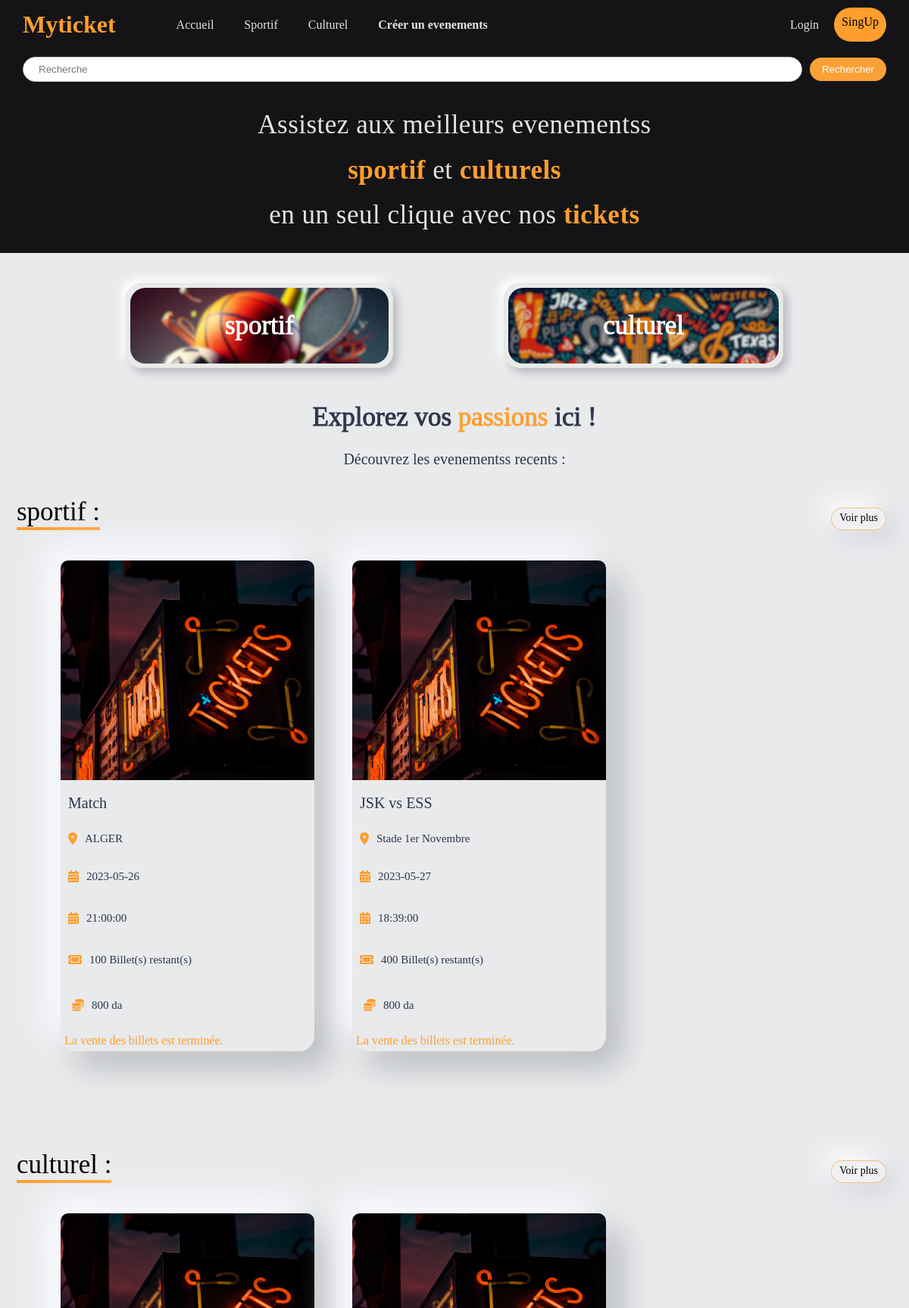
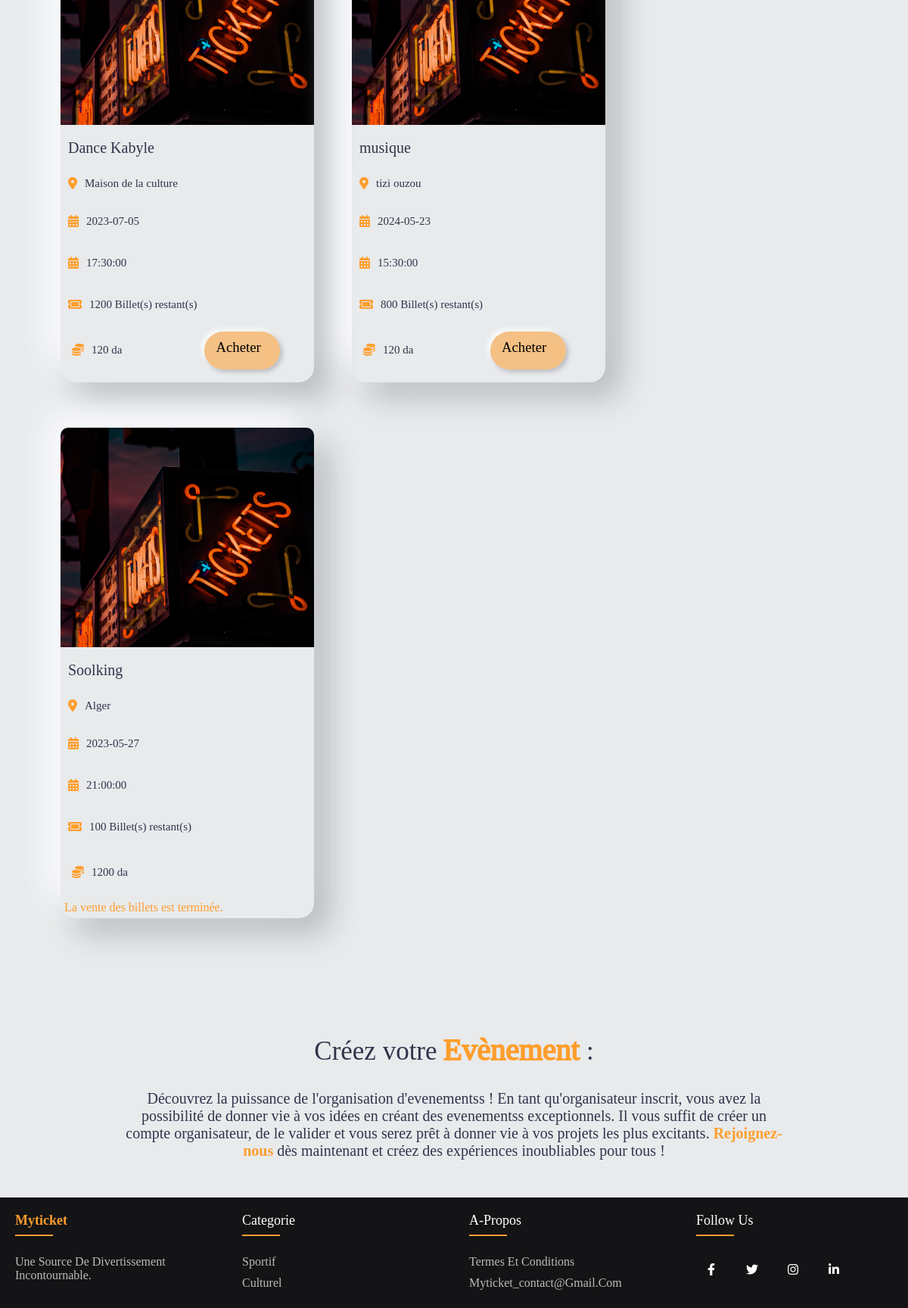
Screenshot of /PHP/index1.php with the database file from the repository (2 pictures, top to bottom).
### tables this page shows
CREATE TABLE `evenements` (
  `ID_Event` int(8) NOT NULL,
  `ID_Org` int(8) NOT NULL,
  `nom_event` varchar(255) NOT NULL,
  `lieu_event` varchar(255) NOT NULL,
  `date_event` date NOT NULL,
  `heure_event` time NOT NULL,
  `quantite` int(6) NOT NULL,
  `prix` decimal(4,0) NOT NULL,
  `image_event` varchar(255) NOT NULL,
  `type_event` varchar(10) NOT NULL
);

### PHP/index1.php (the view, shortened to what the rows shown need)
<!DOCTYPE html>
<html lang="fr">
<?php
$afficher = "";
?>
<head>
    <link rel="stylesheet" href="styleIndex.css">
    <link rel="stylesheet" href="styles/fontawesome.css">
</head>
<body>
    <div class="header">
        <div class="container">
            <div class="top">
                <div class="logo">
                    <h1><a href="index1.php" style="
    text-decoration: none;
    color: var(--logo-color);
">Myticket</a></h1>
                </div>
            </div>
            <div class="buttom">
                <h2>Assistez aux meilleurs
                    evenementss <br> <span>sportif</span> et
                    <span>culturels</span> <br> en un seul clique
                    avec nos <span>tickets</span>
                </h2>
            </div>
        </div>
    </div>
    <?php
    if ($afficher == "oui") {
    ?>
    <h2 class="titre"><?php echo count($tab) . " " . (count($tab) > 1 ? "résultats trouvés:" : "résultat trouvé:"); ?></h2>
        <div class="header">
            <div class="event">
                <?php
                $con = new mysqli('localhost', 'root', '', 'myticket');
                if ($con->connect_error) {
                    echo "<p>Erreur de connexion à la base de données: " . $con->connect_error . "</p>";
                } else {
                    foreach ($tab as $result1) {
                        $id_even = $result1["ID_Event"];
                        $query = "SELECT * FROM evenements WHERE ID_Event = $id_even ORDER BY ID_Event ";
                        $result = $con->query($query);
                        if ($result && $result->num_rows > 0) {
                            while ($row = $result->fetch_assoc()) {
                ?>
                                <div class="container">
                                    <div class="image">
                                        <img src="img/cover/<?php echo $row["image_event"]; ?>" alt="image">
                                    </div>
                                    <div class="buttom">
                                        <div class="info">
                                            <div class="nom">
                                                <h3><?php echo $row['nom_event']; ?></h3>
                                            </div>
                                            <div class="lieu">
                                                <i class="fa-solid fa-location-dot" style="color:#ff9e2d ;"></i>
                                                <p><?php echo $row['lieu_event']; ?></p>
                                            </div>
                                            <div class="date">
                                                <i class="fa-solid fa-calendar-days" style="color: #ff9e2d;"></i>
                                                <p><?php echo $row['date_event']; ?></p>
                                            </div>
                                            <div class="date">
                                                <i class="fa-solid fa-calendar-days" style="color: #ff9e2d;"></i>
                                                <p><?php echo $row['heure_event']; ?></p>
                                            </div>
                                            <div class="restant">
                                                <i class="fa-solid fa-ticket" style="color: #ff9e2d;"></i>
                                                <p><?php echo $row['quantite']; ?> Billet(s) restant(s)</p>
                                            </div>
                                            <div class="montant">
                                                <i class="fa-solid fa-coins" style="color: #ff9e2d;"></i>
                                                <p><?php echo $row['prix']; ?> da</p>
                                            </div>
                                            <div class="montant">
                                                <?php
                                                $dateDebutEvenement = $row['date_event'];
                                                $dateLimiteVente = strtotime($dateDebutEvenement) - (24 * 60 * 60);
                                                $dateActuelle = time();
                                                $quant = $row['quantite'];
                                                if ($dateActuelle >= $dateLimiteVente | $quant == 0) {
                                                    echo "La vente des billets est terminée.";
                                                } else {
                                                ?>
                                            </div>
                                        </div>
                                        <div class="ajouter">
                                            <div class="container-ajouter"><a href="commande.php"></a>
                                                <h3><a href="commande.php?ID_Event=<?php echo $row['ID_Event']; ?>&id_organisateur=<?php echo $row['ID_Org']; ?>&prix=<?php echo $row['prix']; ?>">Acheter</a></h3>
                                            <?php } ?>
                                            </div>
                                        </div>
                                    </div>
                                </div>
                <?php
                            }
                        } else {
                            echo "<p>Aucun evenements récent trouvé.</p><br>
                            <p><br></p><p><br></p><p><br></p><p><br></p><p><br></p><p><br></p><p><br></p>";
                        }
                    }
                    $con->close();
                }
                ?>
            </div>
        </div>
        </div>
        </div>
        <p></p>
        <p><br></p>
        <p><br></p>
        <p><br></p>
        <p><br></p>
        </div>
        <ol>
            <?php foreach ($tab as $result1) { ?>
            <?php }  ?>
        </ol>
    <?php
    } else {
    ?>
        <div class="categories">
            <div class="container">
                <div class="boutonP">
                    <div class="bouton">
                        <div class="grand-bouton">
                            <h2 class="img-sport"><a href="Sportif.php">sportif</a></h2>
                        </div>
                        <div class="grand-bouton">
                            <h2 class="img-culture"><a href="Culturel.php">culturel</a></h2>
                        </div>
                    </div>
                </div>
                <div class="text">
                    <h2> Explorez vos <span>passions</span> ici ! </h2>
                </div>
            </div>
        </div>
        <h2 class="titre">sportif :</h2>
        <div class="header">
            <div class="event">
                <?php
                $con = new mysqli('localhost', 'root', '', 'myticket');
                if ($con->connect_error) {
                    echo "<p>Erreur de connexion à la base de données: " . $con->connect_error . "</p>";
                } else {
                    $query = "SELECT * FROM evenements Where type_event='sportif' ORDER BY ID_Event DESC LIMIT 3";
                    $result = $con->query($query);
                    if ($result && $result->num_rows > 0) {
                        while ($row = $result->fetch_assoc()) {
                ?>
                            <div class="container">
                                <div class="image">
                                    <img src="img/cover/<?php echo $row["image_event"]; ?>" alt="image">
                                </div>
                                <div class="buttom">
                                    <div class="info">
                                        <div class="nom">
                                            <h3><?php echo $row['nom_event']; ?></h3>
                                        </div>
                                        <div class="lieu">
                                            <i class="fa-solid fa-location-dot" style="color:#ff9e2d ;"></i>
                                            <p><?php echo $row['lieu_event']; ?></p>
                                        </div>
                                        <div class="date">
                                            <i class="fa-solid fa-calendar-days" style="color: #ff9e2d;"></i>
                                            <p><?php echo $row['date_event']; ?></p>
                                        </div>
                                        <div class="date">
                                            <i class="fa-solid fa-calendar-days" style="color: #ff9e2d;"></i>
                                            <p><?php echo $row['heure_event']; ?></p>
                                        </div>
                                        <div class="restant">
                                            <i class="fa-solid fa-ticket" style="color: #ff9e2d;"></i>
                                            <p><?php echo $row['quantite']; ?> Billet(s) restant(s)</p>
                                        </div>
                                        <div class="montant">
                                            <i class="fa-solid fa-coins" style="color: #ff9e2d;"></i>
                                            <p><?php echo $row['prix']; ?> da</p>
                                        </div>
                                        <div class="montant">
                                            <?php
                                            $dateDebutEvenement = $row['date_event'];
                                            $dateLimiteVente = strtotime($dateDebutEvenement) - (24 * 60 * 60);
                                            $dateActuelle = time();
                                            if ($dateActuelle >= $dateLimiteVente) {
                                                echo "La vente des billets est terminée.";
                                        } ?>
                                        </div>
                                    </div>
                                </div>
                            </div>
                <?php
                        }
                    } else {
                        echo "<p>Aucun evenements récent trouvé.</p>";
                    }
                }
                ?>
            </div>
        </div>
        <h2 class="titre">culturel :</h2>
        <div class="header">
            <div class="event">
                <?php
                $con = new mysqli('localhost', 'root', '', 'myticket');
                if ($con->connect_error) {
                    echo "<p>Erreur de connexion à la base de données: " . $con->connect_error . "</p>";
                } else {
                    $query = "SELECT * FROM evenements WHERE type_event='culturel' ORDER BY ID_Event DESC LIMIT 3";
                    $result = $con->query($query);
                    if ($result && $result->num_rows > 0) {
                        while ($row = $result->fetch_assoc()) {
                ?>
                            <div class="container">
                                <div class="image">
                                    <img src="img/cover/<?php echo $row["image_event"]; ?>" alt="image">
                                </div>
                                <div class="buttom">
                                    <div class="info">
                                        <div class="nom">
                                            <h3><?php echo $row['nom_event']; ?></h3>
                                        </div>
                                        <div class="lieu">
                                            <i class="fa-solid fa-location-dot" style="color:#ff9e2d ;"></i>
                                            <p><?php echo $row['lieu_event']; ?></p>
                                        </div>
                                        <div class="date">
                                            <i class="fa-solid fa-calendar-days" style="color: #ff9e2d;"></i>
                                            <p><?php echo $row['date_event']; ?></p>
                                        </div>
                                        <div class="date">
                                            <i class="fa-solid fa-calendar-days" style="color: #ff9e2d;"></i>
                                            <p><?php echo $row['heure_event']; ?></p>
                                        </div>
                                        <div class="restant">
                                            <i class="fa-solid fa-ticket" style="color: #ff9e2d;"></i>
                                            <p><?php echo $row['quantite']; ?> Billet(s) restant(s)</p>
                                        </div>
                                        <div class="montant">
                                            <i class="fa-solid fa-coins" style="color: #ff9e2d;"></i>
                                            <p><?php echo $row['prix']; ?> da</p>
                                        </div>
                                        <div class="montant">
                                            <?php
                                            $dateDebutEvenement = $row['date_event'];
                                            $dateLimiteVente = strtotime($dateDebutEvenement) - (24 * 60 * 60);
                                            $dateActuelle = time();
                                            $quant = $row['quantite'];
                                            if ($dateActuelle >= $dateLimiteVente | $quant == 0) {
                                                echo "La vente des billets est terminée.";
                                            } else {
                                            ?>
                                        </div>
                                    </div>
                                    <div class="ajouter">
                                        <div class="container-ajouter"><a href="commande.php"></a>
                                            <h3><a href="commande.php?ID_Event=<?php echo $row['ID_Event']; ?>&id_organisateur=<?php echo $row['ID_Org']; ?>&prix=<?php echo $row['prix']; ?>">Acheter</a></h3>
                                        <?php } ?>
                                        </div>
                                    </div>
                                </div>
                            </div>
                <?php
                        }
                    } else {
                        echo "<p>Aucun evenements récent trouvé.</p>";
                    }
                }
                ?>
            </div>
        </div>
        <div class="creation">
            <h2>Créez votre <span>Evènement</span> :</h2>
        </div>
    <?php
    } ?>
</body>
</html>

### rows the page displays
evenements: image_event (picture), nom_event "Match", lieu_event "ALGER", date_event "2023-05-26", heure_event "21:00:00", quantite "100", prix "800", shows "La vente des billets est terminée."
evenements: image_event (picture), nom_event "JSK vs ESS", lieu_event "Stade 1er Novembre", date_event "2023-05-27", heure_event "18:39:00", quantite "400", prix "800", shows "La vente des billets est terminée."
evenements: image_event (picture), nom_event "Dance Kabyle", lieu_event "Maison de la culture", date_event "2023-07-05", heure_event "17:30:00", quantite "1200", prix "120"
evenements: image_event (picture), nom_event "musique", lieu_event "tizi ouzou", date_event "2024-05-23", heure_event "15:30:00", quantite "800", prix "120"
evenements: image_event (picture), nom_event "Soolking", lieu_event "Alger", date_event "2023-05-27", heure_event "21:00:00", quantite "100", prix "1200", shows "La vente des billets est terminée."
